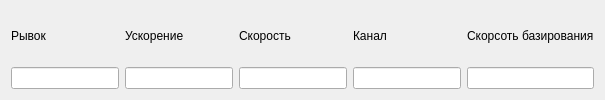
                 <widget class="QWidget" name="tab_7">
                  <attribute name="title">
                   <string>Ось B</string>
                  </attribute>
                  <layout class="QGridLayout" name="gridLayout_30">
                   <item row="0" column="0">
                    <widget class="QLabel" name="label_36">
                     <property name="text">
                      <string>Рывок</string>
                     </property>
                    </widget>
                   </item>
                   <item row="0" column="1">
                    <widget class="QLabel" name="label_33">
                     <property name="text">
                      <string>Ускорение</string>
                     </property>
                    </widget>
                   </item>
                   <item row="0" column="2">
                    <widget class="QLabel" name="label_34">
                     <property name="text">
                      <string>Скорость</string>
                     </property>
                    </widget>
                   </item>
                   <item row="0" column="3">
                    <widget class="QLabel" name="label_35">
                     <property name="text">
                      <string>Канал</string>
                     </property>
                    </widget>
                   </item>
                   <item row="0" column="4">
                    <widget class="QLabel" name="label_32">
                     <property name="text">
                      <string>Скорсоть базирования</string>
                     </property>
                    </widget>
                   </item>
                   <item row="1" column="1">
                    <widget class="QLineEdit" name="lineEdit_36"/>
                   </item>
                   <item row="1" column="2">
                    <widget class="QLineEdit" name="lineEdit_37"/>
                   </item>
                   <item row="1" column="3">
                    <widget class="QLineEdit" name="lineEdit_38"/>
                   </item>
                   <item row="1" column="0">
                    <widget class="QLineEdit" name="lineEdit_39"/>
                   </item>
                   <item row="1" column="4">
                    <widget class="QLineEdit" name="lineEdit_40"/>
                   </item>
                  </layout>
                 </widget>
